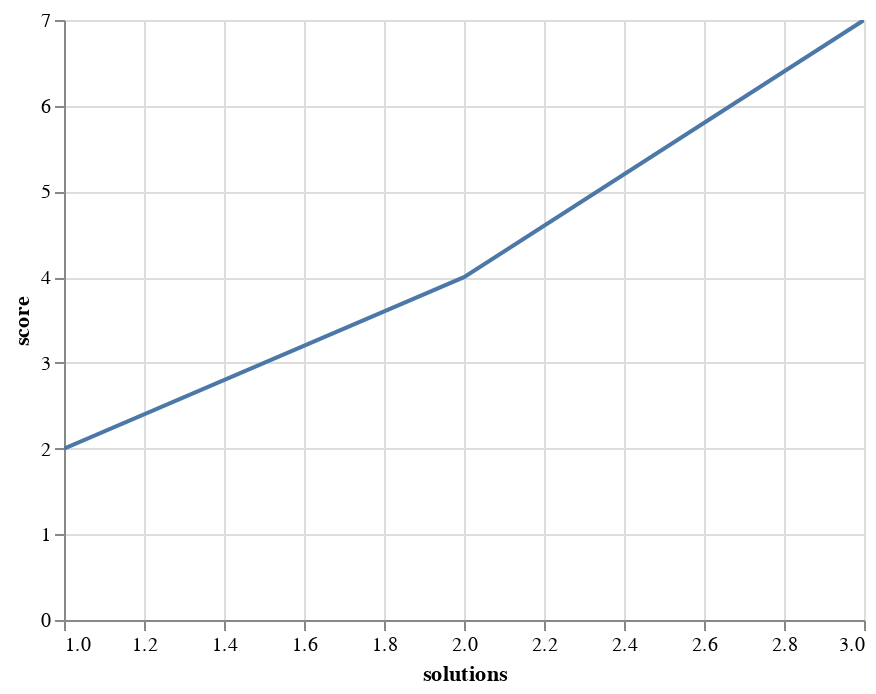

Notebook code cell kept with this figure:
### Code cell
palt.plot(attend[attend['subject'] == 1], 'solutions', 'score').interactive()

### Figure 1 — Vega-Lite specification as saved in the notebook (floating-point values rounded to 4 significant figures)
{"$schema": "https://vega.github.io/schema/vega-lite/v2.4.1.json", "config": {"view": {"height": 300, "width": 400}}, "data": {"values": [{"Unnamed: 0": 0, "attention": "divided", "score": 2, "solutions": 1, "subject": 1}, {"Unnamed: 0": 20, "attention": "divided", "score": 4, "solutions": 2, "subject": 1}, {"Unnamed: 0": 40, "attention": "divided", "score": 7, "solutions": 3, "subject": 1}]}, "encoding": {"x": {"field": "solutions", "type": "quantitative"}, "y": {"field": "score", "type": "quantitative"}}, "mark": "line", "selection": {"selector001": {"bind": "scales", "encodings": ["x", "y"], "mark": {"fill": "#333", "fillOpacity": 0.125, "stroke": "white"}, "on": "[mousedown, window:mouseup] > window:mousemove!", "resolve": "global", "translate": "[mousedown, window:mouseup] > window:mousemove!", "type": "interval", "zoom": "wheel!"}}}
